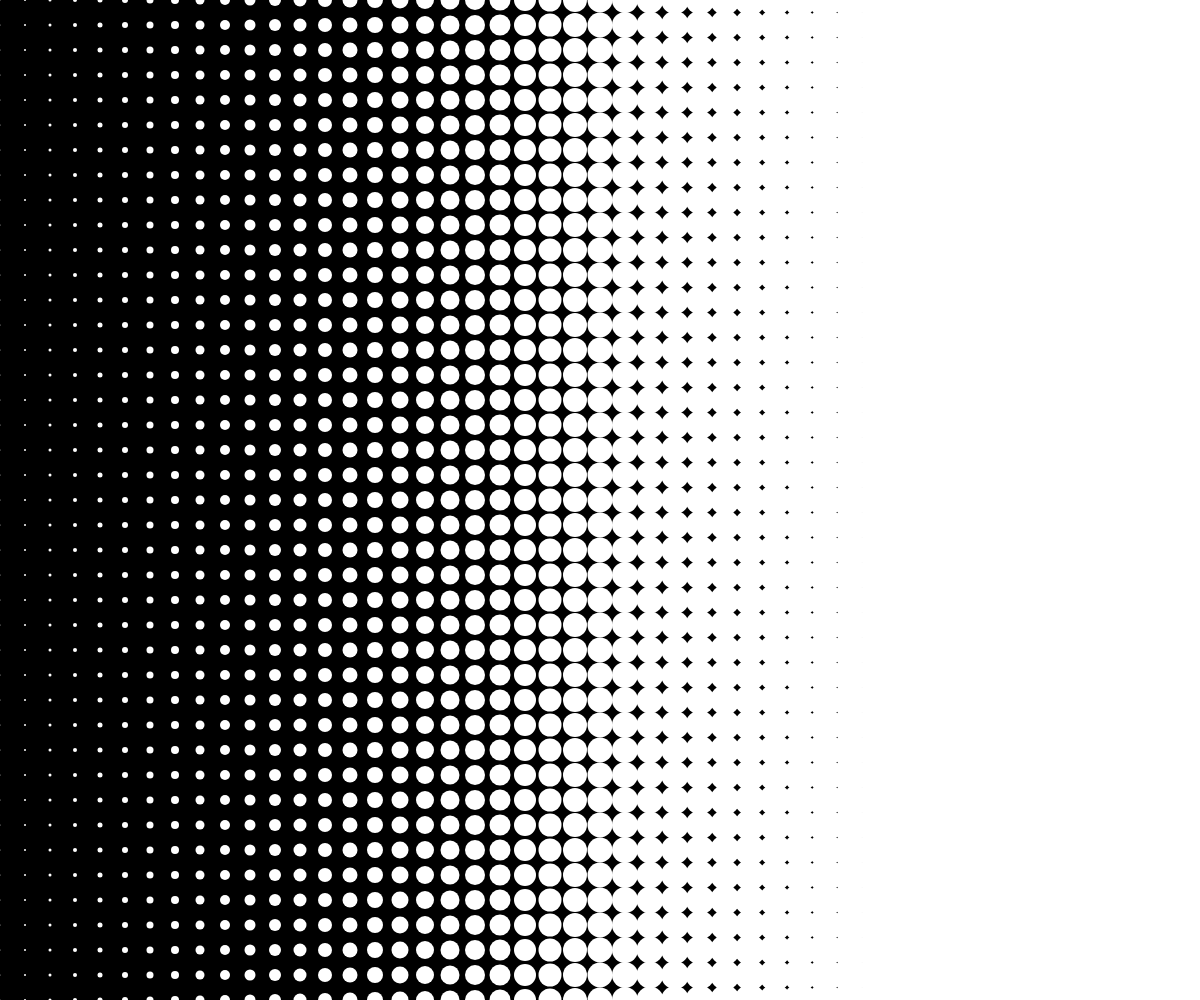
Frame 1 (no input)
Frame 60 (no input): identical to frame 1, image omitted
Frame 120 (the mouse pressed at the canvas centre since frame 60): identical to frame 1, image omitted

The p5.js sketch that drew this single still picture (run headless with seeded random() and noise() and a simulated clock; from frame 60 on, the mouse is pressed at the canvas centre):

// p5.js sketch
// ── sketch.js
var bgValue = 0;
var fillValue = 255;

function setup() { 
  createCanvas(windowWidth, windowHeight);
} 

function draw() { 
  background(bgValue);
  noStroke();
  fill(fillValue);
  var dotDim = 1;
  
  for (var x = 0; x <= width; x += 25) {
    for (var y = 0; y <= height; y += 25) {
    ellipse(x, y, dotDim, dotDim);
    }
    dotDim = dotDim + 1;
  }
}
